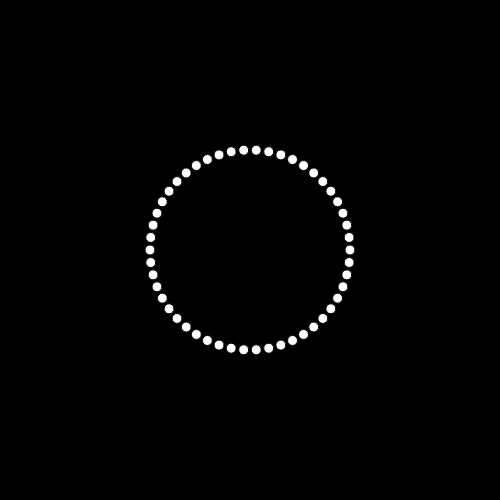
Frame 1 (no input)
Frame 60 (no input): identical to frame 1, image omitted
Frame 120 (the mouse pressed at the canvas centre since frame 60): identical to frame 1, image omitted

The p5.js sketch that drew this single still picture (run headless with seeded random() and noise() and a simulated clock; from frame 60 on, the mouse is pressed at the canvas centre):

// p5.js sketch
// ── sketch.js
function setup() {
  createCanvas(500, 500);

}

function draw() {
  background(0);
  var numOfPoints = 50;
  var sizeOfCircle = 100;
  for (var i = 0; i < numOfPoints; i++){
    //i = 10. therefore seg = 0, 0.1, 0.2, ..., 0.9
    var segment = i/numOfPoints;
    //radian goes from 0 to 2pi
    var radian = (Math.PI * 2) * segment;
    //gives each point of the circle in relation to size of circle
    //in the center of canvas
    var xPos = Math.cos(radian) * sizeOfCircle + width/2;
    var yPos = Math.sin(radian) * sizeOfCircle + height/2;

    ellipse(xPos, yPos, 10, 10);
  }
}
